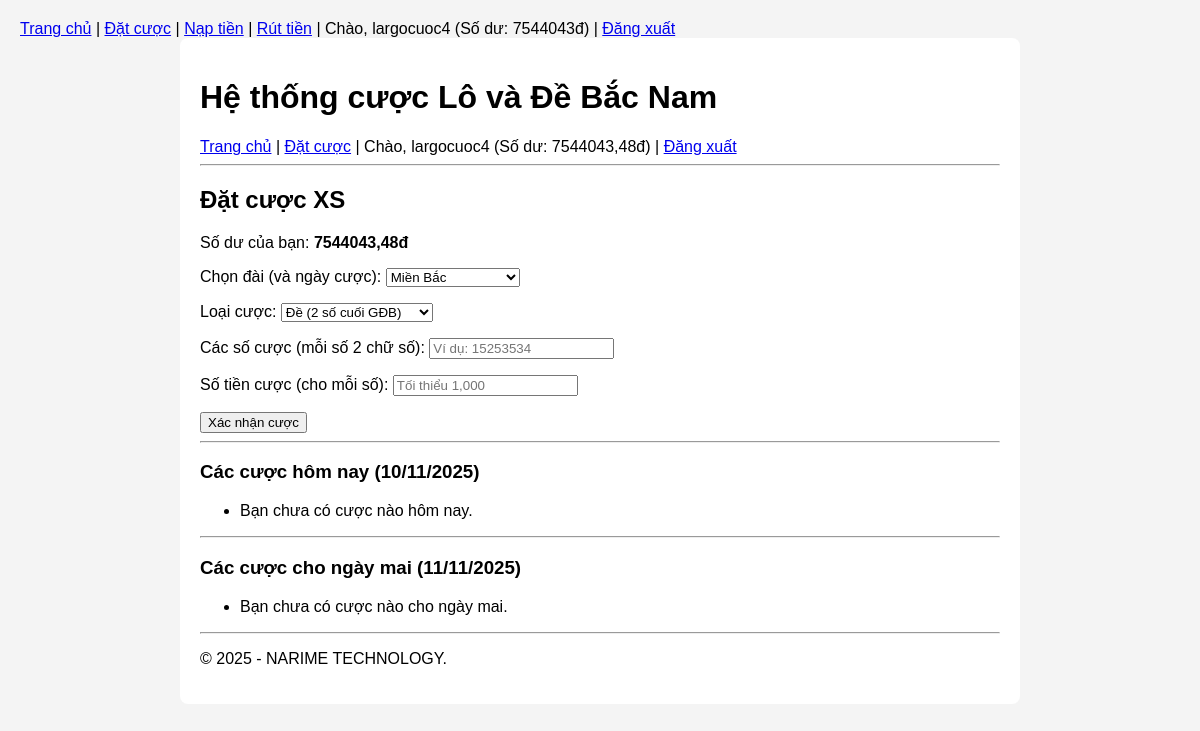
The page /dat-cuoc/ (signed in) on the database its author committed.
### users/models.py (models this page shows, shortened)
class CustomUser(AbstractUser):
    phone_number = models.CharField(max_length=20, blank=True, null=True)
    date_of_birth = models.DateField(blank=True, null=True)

### wallet/models.py (models this page shows, shortened)
class Wallet(models.Model):
    user = models.OneToOneField(
        settings.AUTH_USER_MODEL,
        on_delete=models.CASCADE,
        related_name='wallet'
    )
    balance = models.DecimalField(
        max_digits=12,
        decimal_places=2,
        default=Decimal('0.00')
    )
    created_at = models.DateTimeField(auto_now_add=True)
    updated_at = models.DateTimeField(auto_now=True)

### lottery/models.py (models this page shows, shortened)
class LotteryStation(models.Model):
    REGION_CHOICES = [
        ('NORTH', 'Miền Bắc'),
        ('SOUTH', 'Miền Nam'),
        ('CENTRAL', 'Miền Trung'),
    ]
    name = models.CharField(max_length=100, unique=True, verbose_name="Tên đài")
    identifier = models.SlugField(max_length=100, unique=True, help_text="Ví dụ: mien-bac, tp-hcm, long-an")
    region = models.CharField(max_length=10, choices=REGION_CHOICES, default='NORTH', verbose_name="Vùng miền")
    prize_count = models.PositiveIntegerField(default=27, verbose_name="Số lượng giải (MB=27, MN/MT=18)")
    cutoff_hour = models.PositiveIntegerField(default=18, help_text="Giờ chốt cược (ví dụ: 18 cho 18h00)")
    schedule_days = models.CharField(
        max_length=50,
        default="ALL",
        help_text="Các thứ quay (0=T2, 6=CN) cách nhau bằng dấu phẩy, hoặc 'ALL' cho 7 ngày"
    )
    class Meta:
        verbose_name = "Đài quay thưởng"
        verbose_name_plural = "Các đài quay thưởng"

### lottery/views.py (the view)
# urls.py: path('dat-cuoc/', views.place_bet_view, name='place_bet'),
@login_required
def place_bet_view(request):
    local_now = get_local_now()
    today_date = local_now.date()
    tomorrow_date = today_date + datetime.timedelta(days=1)
    today_day_of_week = str(today_date.weekday())
    tomorrow_day_of_week = str(tomorrow_date.weekday())
    stations_today_open = LotteryStation.objects.filter(
        (Q(schedule_days="ALL") | Q(schedule_days__contains=today_day_of_week)) &
        Q(cutoff_hour__gt=local_now.hour)  # Lớn hơn giờ hiện tại
    )
    stations_tomorrow = LotteryStation.objects.filter(
        Q(schedule_days="ALL") | Q(schedule_days__contains=tomorrow_day_of_week)
    )
    if request.method == 'POST':
        form = BetForm(
            request.POST,
            stations_today=stations_today_open,
            stations_tomorrow=stations_tomorrow
        )
        if form.is_valid():
            data = form.cleaned_data
            station_id = data['station']
            try:
                selected_station = LotteryStation.objects.get(id=station_id)
            except LotteryStation.DoesNotExist:
                messages.error(request, "Đài bạn chọn không hợp lệ.")
                return redirect('place_bet')
            number_list = data['number']
            amount_per_bet = data['amount']
            bet_type = data['bet_type']
            if selected_station in stations_today_open:
                bet_date = today_date
            elif selected_station in stations_tomorrow:
                bet_date = tomorrow_date
            else:
                messages.error(request, f"Đài {selected_station.name} đã qua giờ chốt cược hoặc không quay hôm nay.")
                return redirect('place_bet')
            user_wallet = request.user.wallet
            total_amount_needed = amount_per_bet * len(number_list)
            if user_wallet.balance < total_amount_needed:
                messages.error(request, f"Số dư không đủ. Cần {total_amount_needed:,.0f}đ.")
                return redirect('place_bet')
            new_bet_messages = []
            updated_bets_messages = []
            try:
                with db_transaction.atomic():
                    user_wallet.balance -= total_amount_needed
                    user_wallet.save()
                    for number in number_list:
                        Transaction.objects.create(  # Model
                            wallet=user_wallet,
                            amount=amount_per_bet,
                            transaction_type='BET',
                            description=f"Cược {bet_type} {selected_station.name} số {number} ngày {bet_date}"
                        )
                        existing_bet = Bet.objects.filter(
                            user=request.user, station=selected_station,
                            bet_type=bet_type, number=number,
                            date=bet_date, status='PENDING'
                        ).first()
                        formatted_amount = f"{amount_per_bet:,.0f}đ"
                        if existing_bet:
                            existing_bet.amount += amount_per_bet
                            existing_bet.save()
                            formatted_total_bet = f"{existing_bet.amount:,.0f}đ"
                            msg = f"Ghi thêm {bet_type} {selected_station.name} {number} (ngày {bet_date}) là: {formatted_total_bet}"
                            updated_bets_messages.append(msg)
                        else:
                            Bet.objects.create(
                                user=request.user, station=selected_station,
                                bet_type=bet_type, number=number,
                                amount=amount_per_bet, date=bet_date,
                                status='PENDING'
                            )
                            msg = f"Cược mới {bet_type} {selected_station.name} số: {number} (ngày {bet_date}) là: {formatted_amount}"
                            new_bet_messages.append(msg)
                for msg in new_bet_messages: messages.success(request, msg)
                for msg in updated_bets_messages: messages.success(request, msg)
                formatted_total = f"{total_amount_needed:,.0f}đ"
                messages.info(request, f"Tổng tiền vừa cược {selected_station.name}: {formatted_total}")
                return redirect('place_bet')
            except IntegrityError:
                messages.error(request,
                               f"Lỗi: Một trong các số cược (ngày {bet_date}, đài {selected_station.name}) đã được xử lý.")
            except Exception as e:
                messages.error(request, f"Có lỗi xảy ra: {e}")
    else:
        form = BetForm(
            stations_today=stations_today_open,
            stations_tomorrow=stations_tomorrow
        )
    today_bets = Bet.objects.filter(user=request.user, date=today_date)
    tomorrow_bets = Bet.objects.filter(user=request.user, date=tomorrow_date)
    return render(request, 'lottery/place_bet.html', {
        'form': form,
        'today_bets': today_bets,
        'tomorrow_bets': tomorrow_bets,
        'tomorrow_date_for_display': tomorrow_date,
        'today_date_for_display': today_date,
    })

### lottery/views.py (called while the page is built)
def get_local_now():
    try:
        return timezone.now().astimezone(timezone.get_current_timezone())
    except Exception as e:
        print(f"LỖI MÚI GIỜ: {e}. Dùng UTC.")
        return timezone.now()

### templates/lottery/place_bet.html (shortened to what this page needs)
{% extends "base.html" %}
{% block content %}
<h2>Đặt cược XS</h2>
<p>Số dư của bạn: <strong>{{ request.user.wallet.balance|floatformat:2 }}đ</strong></p>
<form method="post">
    <p>
        <label for="{{ form.station.id_for_label }}">{{ form.station.label }}:</label>
        <select name="{{ form.station.name }}" id="{{ form.station.id_for_label }}">
            {% for group_name, group_choices in form.station.field.choices %}
                <optgroup label="{{ group_name }}">
                    {% for value, label in group_choices %}
                        <option value="{{ value }}">{{ label }}</option>
                    {% endfor %}
                </optgroup>
            {% endfor %}
        </select>
    </p>
    <p>
        <label for="{{ form.bet_type.id_for_label }}">{{ form.bet_type.label }}:</label>
        {{ form.bet_type }}
    </p>
    <p>
        <label for="{{ form.number.id_for_label }}">{{ form.number.label }}:</label>
        {{ form.number }}
    </p>
    <p>
        <label for="{{ form.amount.id_for_label }}">{{ form.amount.label }}:</label>
        {{ form.amount }}
    </p>
    <button type="submit">Xác nhận cược</button>
</form>
<hr>
<h3>Các cược hôm nay ({{ today_date_for_display|date:"d/m/Y" }})</h3>
<ul>
    {% for bet in today_bets %}
    <li>
        <strong>Đài: {{ bet.station.name }}</strong>
        (Lúc: {{ bet.created_at|time:"H:i" }}) -
        [{{ bet.get_status_display }}] -
        {{ bet.get_bet_type_display }} <strong>{{ bet.number }}</strong> -
        Số tiền: {{ bet.amount }}đ
        {% if bet.status == 'WON' %}
            (Thắng: {{ bet.winnings }}đ)
        {% endif %}
        {% if bet.status == 'PENDING' %}
            <a href="{% url 'delete_bet' bet.id %}"
               onclick="return confirm('Bạn chắc chắn muốn xóa cược này?');"
               style="color: red; margin-left: 10px;">
               [Xóa]
            </a>
        {% endif %}
    </li>
    {% empty %}
    <li>Bạn chưa có cược nào hôm nay.</li>
    {% endfor %}
</ul>
<hr>
<h3>Các cược cho ngày mai ({{ tomorrow_date_for_display|date:"d/m/Y" }})</h3>
<ul>
    {% for bet in tomorrow_bets %}
    <li>
        <strong>Đài: {{ bet.station.name }}</strong>
        (Lúc: {{ bet.created_at|time:"H:i" }}) -
        [Chờ xử lý] -
        {{ bet.get_bet_type_display }} <strong>{{ bet.number }}</strong> -
        Số tiền: {{ bet.amount }}đ
        <a href="{% url 'delete_bet' bet.id %}"
           onclick="return confirm('Bạn chắc chắn muốn xóa cược này?');"
           style="color: red; margin-left: 10px;">
           [Xóa]
        </a>
    </li>
    {% empty %}
    <li>Bạn chưa có cược nào cho ngày mai.</li>
    {% endfor %}
</ul>
{% endblock %}

### templates/base.html (shortened to what this page needs)
<!DOCTYPE html>
<html lang="vi">
<head>
</head>
<nav>
    <a href="/">Trang chủ</a> |
    {% if user.is_authenticated %}
        <a href="{% url 'place_bet' %}">Đặt cược</a> |
        <a href="{% url 'request_deposit' %}">Nạp tiền</a> |
        <a href="{% url 'request_withdrawal' %}">Rút tiền</a> |
        Chào, {{ user.username }}
        (Số dư: {{ user.wallet.balance|floatformat:"0" }}đ) |
        <a href="{% url 'logout' %}">Đăng xuất</a>
    {% else %}
        <a href="{% url 'login' %}">Đăng nhập</a> |
        <a href="{% url 'register' %}">Đăng ký</a>
    {% endif %}
</nav>
<body>
    <div class="container">
        <header>
            <h1>Hệ thống cược Lô và Đề Bắc Nam</h1>
            <nav>
                <a href="/">Trang chủ</a> |
                <a href="{% url 'place_bet' %}">Đặt cược</a>
                {% if user.is_authenticated %}
                    | Chào, {{ user.username }}
                    (Số dư: {{ user.wallet.balance }}đ)
                    | <a href="{% url 'logout' %}">Đăng xuất</a>
                {% else %}
                    | <a href="{% url 'login' %}">Đăng nhập</a>
                {% endif %}
            </nav>
        </header>
        <hr>
        <main>
            {% block content %}
            {% endblock %}
        </main>
        <footer>
            <hr>
            <p>&copy; 2025 - NARIME TECHNOLOGY.</p>
        </footer>
    </div>
</body>
</html>

### templates/base.html (style rules this page uses)
body { font-family: Arial, sans-serif; margin: 20px; background-color: #f4f4f4; }
.container { max-width: 800px; margin: 0 auto; padding: 20px; background-color: #fff; border-radius: 8px; }

### rows shown on the page
CustomUser: username "largocuoc4", wallet.balance "7544043", wallet.balance "7544043,48", user.wallet.balance "7544043,48"
LotteryStation: station "Miền Bắc"

### other values the page prints
{{ today_date_for_display|date:"d/m/Y" }} "10/11/2025"
{{ tomorrow_date_for_display|date:"d/m/Y" }} "11/11/2025"
